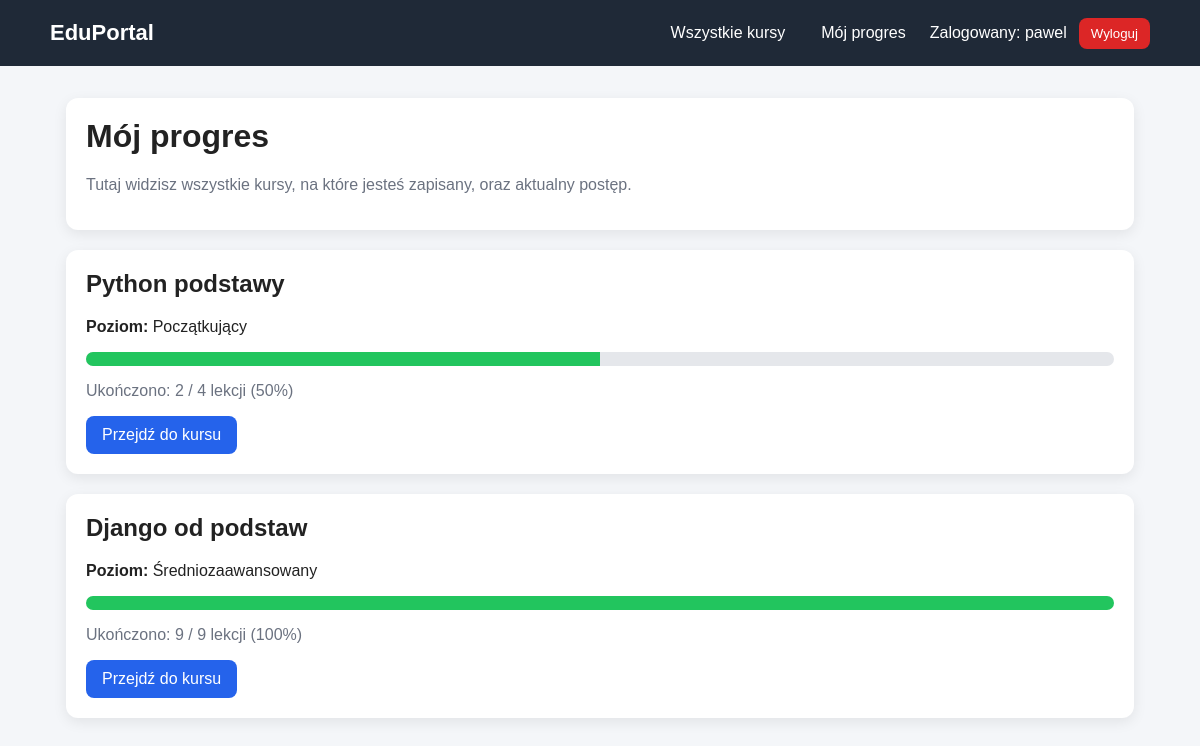
The page /my-courses/ (signed in) on the database its author committed.
### courses/models.py (models this page shows, shortened)
class Course(models.Model):
    BEGINNER = "beginner"
    INTERMEDIATE = "intermediate"
    ADVANCED = "advanced"
    LEVEL_CHOICES = [
        (BEGINNER, "Początkujący"),
        (INTERMEDIATE, "Średniozaawansowany"),
        (ADVANCED, "Zaawansowany"),
    ]
    title = models.CharField(max_length=200)
    description = models.TextField()
    level = models.CharField(max_length=20, choices=LEVEL_CHOICES)

### courses/views.py (the view)
# urls.py: path("my-courses/", views.my_courses, name="my_courses"),
@login_required
def my_courses(request):
    enrollments = Enrollment.objects.filter(user=request.user).select_related("course")
    enrolled_courses = [enrollment.course for enrollment in enrollments]
    my_courses_data = []
    for course in enrolled_courses:
        progress = build_course_progress(request.user, course)
        my_courses_data.append({
            "course": course,
            "total_lessons": progress["total_lessons"],
            "completed_lessons": progress["completed_lessons"],
            "progress_percent": progress["progress_percent"],
            "is_completed": progress["is_completed"],
            "next_lesson": progress["next_lesson"],
        })
    context = {
        "my_courses_data": my_courses_data,
    }
    return render(request, "courses/my_courses.html", context)

### courses/views.py (called while the page is built)
def get_course_lessons(course):
    return Lesson.objects.filter(module__course=course).order_by("module_id", "id")

def get_completed_lesson_ids(user, course=None):
    queryset = LessonProgress.objects.filter(user=user, completed=True)
    if course is not None:
        queryset = queryset.filter(lesson__module__course=course)
    return set(queryset.values_list("lesson_id", flat=True))

### courses/templates/courses/my_courses.html
{% extends "base.html" %}
{% block content %}
<div class="card">
    <h1>Mój progres</h1>
    <p class="muted">Tutaj widzisz wszystkie kursy, na które jesteś zapisany, oraz aktualny postęp.</p>
</div>
{% if my_courses_data %}
    {% for item in my_courses_data %}
        <div class="card">
            <h2>{{ item.course.title }}</h2>
            <p><strong>Poziom:</strong> {{ item.course.get_level_display }}</p>
            <div class="progress-wrapper">
                <div class="progress-bar" style="width: {{ item.progress_percent }}%;"></div>
            </div>
            <p class="muted">
                Ukończono: {{ item.completed_lessons }} / {{ item.total_lessons }} lekcji
                ({{ item.progress_percent }}%)
            </p>
            <a href="{% url 'courses:course_detail' item.course.pk %}" class="btn">Przejdź do kursu</a>
        </div>
    {% endfor %}
{% else %}
    <div class="card">
        <p>Nie jesteś jeszcze zapisany na żaden kurs.</p>
    </div>
{% endif %}
{% endblock %}

### courses/templates/base.html (shortened to what this page needs)
<!DOCTYPE html>
<html lang="pl">
<head>
</head>
<body>
    <header class="navbar">
        <div class="navbar-inner">
            <div class="brand">
                <a href="{% url 'courses:course_list' %}">EduPortal</a>
            </div>
            <nav class="nav-links">
                <a href="{% url 'courses:course_list' %}">Wszystkie kursy</a>
                {% if user.is_authenticated %}
                    <a href="{% url 'courses:my_courses' %}">Mój progres</a>
                    <span>Zalogowany: {{ user.username }}</span>
                    <form method="post" action="{% url 'logout' %}" class="logout-form">
                        <button type="submit" class="logout-btn">Wyloguj</button>
                    </form>
                {% else %}
                    <a href="{% url 'login' %}">Zaloguj</a>
                {% endif %}
            </nav>
        </div>
    </header>
    <main class="container">
        {% block content %}
        {% endblock %}
    </main>
</body>
</html>

### courses/templates/base.html (style rules this page uses)
* { box-sizing: border-box; }
body { margin: 0; font-family: Arial, sans-serif; background: #f4f6f9; color: #222; }
.navbar { background: #1f2937; color: white; padding: 16px 24px; }
.navbar-inner { max-width: 1100px; margin: 0 auto; display: flex; justify-content: space-between; align-items: center; gap: 16px; flex-wrap: wrap; }
.brand a { color: white; text-decoration: none; font-size: 22px; font-weight: bold; }
.nav-links { display: flex; align-items: center; gap: 12px; flex-wrap: wrap; }
.nav-links a { color: white; text-decoration: none; padding: 8px 12px; border-radius: 8px; }
.logout-form { display: inline; margin: 0; }
.logout-btn { background: #dc2626; color: white; border: none; padding: 8px 12px; border-radius: 8px; cursor: pointer; }
.container { max-width: 1100px; margin: 32px auto; padding: 0 16px; }
.card { background: white; border-radius: 12px; padding: 20px; margin-bottom: 20px; box-shadow: 0 4px 14px rgba(0,0,0,0.08); }
.btn { display: inline-block; background: #2563eb; color: white; text-decoration: none; border: none; padding: 10px 16px; border-radius: 8px; cursor: pointer; }
.progress-wrapper { background: #e5e7eb; border-radius: 999px; height: 14px; overflow: hidden; margin-top: 10px; margin-bottom: 8px; }
.progress-bar { background: #22c55e; height: 100%; }
.muted { color: #6b7280; }
h1, h2, h3, h4 { margin-top: 0; }

### rows shown on the page
Course: course "Python podstawy", course.level "Początkujący", completed_lessons "2", total_lessons "4", progress_percent "50"
Course: course "Django od podstaw", course.level "Średniozaawansowany", completed_lessons "9", total_lessons "9", progress_percent "100"

### other values the page prints
{{ user.username }} "pawel"
